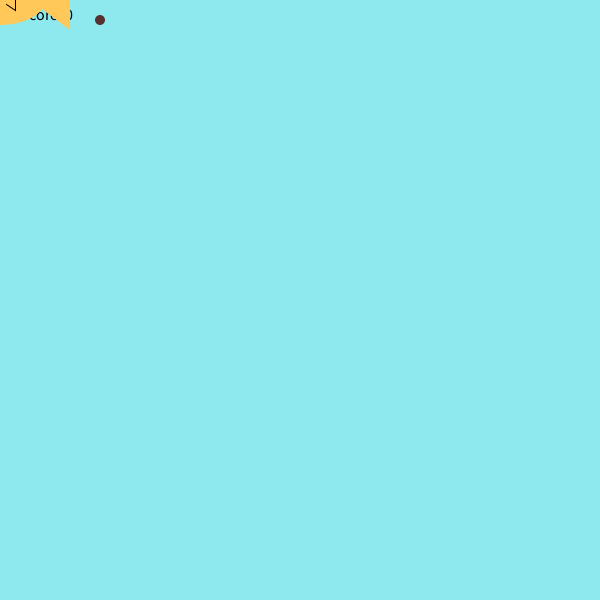
Frame 1 (no input)
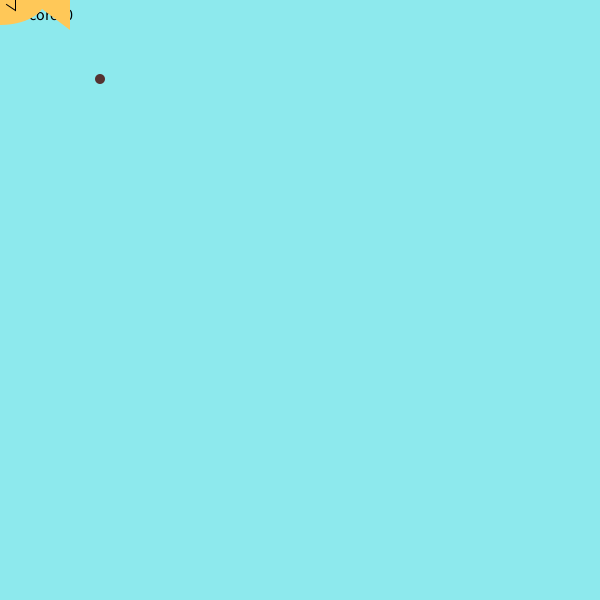
Frame 60 (the mouse pressed at the canvas centre just before this capture)
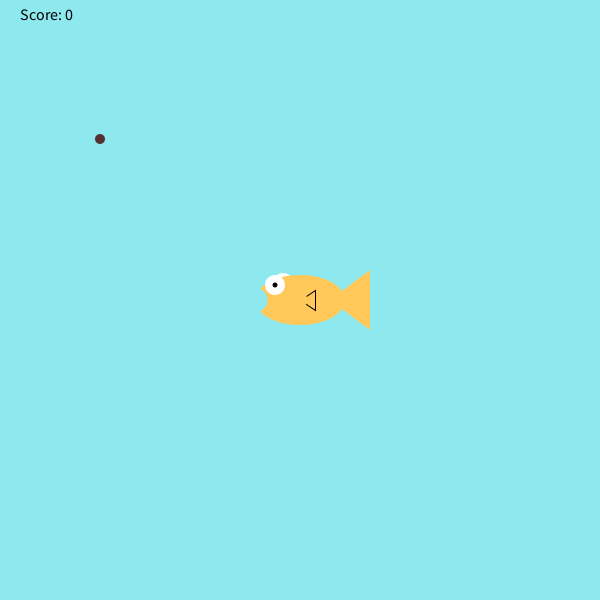
Frame 120 (the mouse held since frame 60 and released just before this capture)

The Processing sketch that drew these frames (run headless with seeded random() and noise(); from frame 60 on, the mouse is pressed at the canvas centre):

// Processing sketch: FishFeeder
// ── FishFeeder.pde
int foodX = 100;
int foodY = 20;
int score = 0;
void setup() {
  size(600,600);
}

void draw() {
  background(141,233,237);
  fill(0, 0, 0);
textSize(16);
text("Score: " + score, 20, 20);
  drawFish();
  fill(85,50,49);
  noStroke();
  ellipse(foodX,foodY,10,10);
  checkCatch(foodX,foodY);
  foodY++;
  if (foodY>height) {
    foodY=20;
    foodX = (int) random(width-20);
  }
}
void drawFish(){
     noStroke();
     fill(255,255,255);
     ellipse(mouseX-17,mouseY-17,20,20); //back side eye
     fill(255,200,88);
     ellipse(mouseX,mouseY,90,50); //body
     triangle(mouseX+30,mouseY,mouseX+70,mouseY+30,mouseX+70,mouseY-30); //tail
     stroke(0);
     triangle(mouseX,mouseY,mouseX+15,mouseY+10,mouseX+15,mouseY-10); //side fin
     noStroke();
     fill(255,200,88);
     ellipse(mouseX,mouseY,15,15); //side fin cover
     noStroke();
     fill(255,255,255);
     ellipse(mouseX-25,mouseY-15,20,20); //front eye
     fill(0,0,0);
     ellipse(mouseX-25,mouseY-15,5,5); //pupil
     fill(141,233,237);
     ellipse(mouseX-45,mouseY,25,25); //mouth
}
void checkCatch(int x, int y){
     if(x > mouseX && x < mouseX+70){
          if(y > mouseY-17 && y < mouseY+30){
               score++;
               foodY = 20; //if the food was eaten, make more food fall from the top
               foodX = (int) random(width-20);
          }
     }
     else if (foodY > height && score > 0){
          score--;
     }
}
